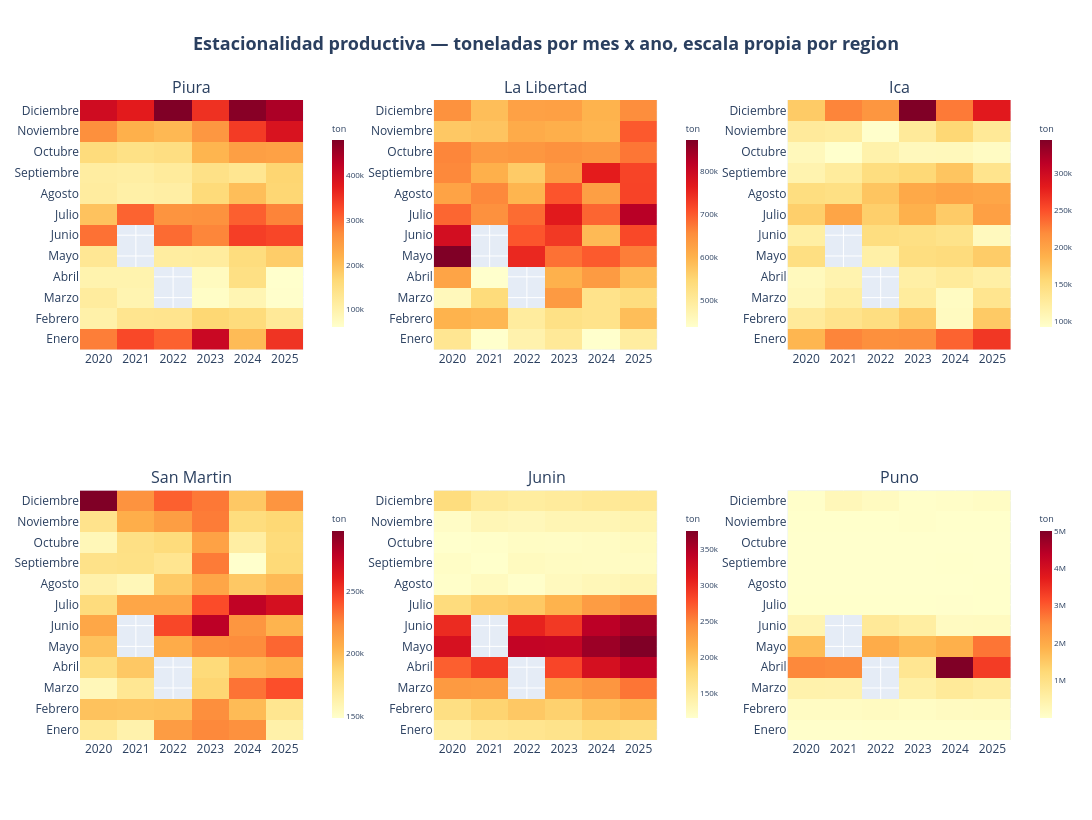

The notebook cell this image was saved under:
### Markdown cell above
## 3. Estacionalidad (mes × año), en toneladas

Heatmap por región, en toneladas (no %). Cada panel usa su **propia escala de color** (no una escala compartida): así Puno no aplasta el contraste de las demás regiones, y cada barra de color de la derecha muestra las toneladas reales de ese panel.

### Code cell
from plotly.subplots import make_subplots

ncols = 3
nrows = -(-len(REGION_ORDER) // ncols)

fig = make_subplots(
    rows=nrows, cols=ncols, subplot_titles=REGION_ORDER,
    horizontal_spacing=0.14, vertical_spacing=0.22,
)

coloraxes = {}
for i, region in enumerate(REGION_ORDER):
    sub = df[df["region"] == region]
    tabla = sub.pivot_table(
        index="mes", columns="anio", values="produccion_piso_ton",
        aggfunc=lambda x: x.sum(min_count=1), observed=True,
    ).reindex(MESES_ORDEN)

    row, col = i // ncols + 1, i % ncols + 1
    eje = "" if i == 0 else str(i + 1)
    xdom = fig.layout[f"xaxis{eje}"].domain
    ydom = fig.layout[f"yaxis{eje}"].domain
    nombre_coloraxis = "coloraxis" if i == 0 else f"coloraxis{i + 1}"

    fig.add_trace(
        go.Heatmap(z=tabla.values, x=tabla.columns, y=MESES_ORDEN, coloraxis=nombre_coloraxis),
        row=row, col=col,
    )
    coloraxes[nombre_coloraxis] = dict(
        colorscale="YlOrRd",
        colorbar=dict(
            x=xdom[1] + 0.02, y=sum(ydom) / 2, len=(ydom[1] - ydom[0]) * 0.9,
            thickness=12, title=dict(text="ton", font=dict(size=9)), tickfont=dict(size=8),
        ),
    )

fig.update_layout(
    title=titulo_centrado("Estacionalidad productiva — toneladas por mes x ano, escala propia por region"),
    width=1500, height=820, margin=dict(t=100),
    **coloraxes,
)
fig.update_xaxes(dtick=1)
guardar(fig, "eda_regional_heatmap_estacionalidad")
fig.show()

### Figure 1 — Plotly figure (JSON) as saved in the notebook; plotly's stock layout.template omitted (floating-point values rounded to 4 significant figures)
{"data": [{"coloraxis": "coloraxis", "type": "heatmap", "x": [2020, 2021, 2022, 2023, 2024, 2025], "xaxis": "x", "y": ["Enero", "Febrero", "Marzo", "Abril", "Mayo", "Junio", "Julio", "Agosto", "Septiembre", "Octubre", "Noviembre", "Diciembre"], "yaxis": "y", "z": [[281400.0, 328300.0, 305900.0, 409500.0, 204300.0, 348200.0], [101600.0, 133000.0, 134900.0, 166400.0, 156800.0, 122100.0], [114700.0, 91520.0, NaN, 66710.0, 88890.0, 61090.0], [94840.0, 95120.0, NaN, 75450.0, 146400.0, 59550.0], [126900.0, NaN, 111700.0, 114400.0, 154100.0, 180100.0], [293000.0, NaN, 297800.0, 275300.0, 337400.0, 329600.0], [194800.0, 304000.0, 259900.0, 262900.0, 307200.0, 277000.0], [113600.0, 104000.0, 107700.0, 159500.0, 200500.0, 167100.0], [111200.0, 108900.0, 117400.0, 142600.0, 130200.0, 169000.0], [156500.0, 144300.0, 150000.0, 213200.0, 243100.0, 240500.0], [264800.0, 220100.0, 208500.0, 254500.0, 341000.0, 388900.0], [402400.0, 373800.0, 479000.0, 350800.0, 471900.0, 441500.0]]}, {"coloraxis": "coloraxis2", "type": "heatmap", "x": [2020, 2021, 2022, 2023, 2024, 2025], "xaxis": "x2", "y": ["Enero", "Febrero", "Marzo", "Abril", "Mayo", "Junio", "Julio", "Agosto", "Septiembre", "Octubre", "Noviembre", "Diciembre"], "yaxis": "y2", "z": [[510600.0, 438000.0, 475900.0, 502500.0, 438500.0, 492500.0], [599800.0, 593400.0, 494500.0, 526300.0, 519500.0, 583700.0], [458700.0, 539900.0, NaN, 636300.0, 519100.0, 535700.0], [622000.0, 438100.0, NaN, 602500.0, 634100.0, 585400.0], [872600.0, NaN, 749100.0, 679500.0, 699300.0, 668400.0], [788800.0, NaN, 703600.0, 731500.0, 589700.0, 715500.0], [688800.0, 648900.0, 684200.0, 766500.0, 689600.0, 821700.0], [623500.0, 658700.0, 597300.0, 704800.0, 628700.0, 721100.0], [658800.0, 603400.0, 566100.0, 633700.0, 762600.0, 719900.0], [661000.0, 636400.0, 641000.0, 647600.0, 641700.0, 675400.0], [569900.0, 575700.0, 611000.0, 605100.0, 597500.0, 700200.0], [648100.0, 584500.0, 626400.0, 627000.0, 600300.0, 653400.0]]}, {"coloraxis": "coloraxis3", "type": "heatmap", "x": [2020, 2021, 2022, 2023, 2024, 2025], "xaxis": "x3", "y": ["Enero", "Febrero", "Marzo", "Abril", "Mayo", "Junio", "Julio", "Agosto", "Septiembre", "Octubre", "Noviembre", "Diciembre"], "yaxis": "y3", "z": [[183200.0, 222200.0, 215800.0, 216900.0, 238800.0, 263200.0], [127700.0, 138600.0, 146500.0, 165300.0, 100600.0, 167500.0], [106000.0, 122100.0, NaN, 125600.0, 99450.0, 136300.0], [103200.0, 113100.0, NaN, 120300.0, 127200.0, 120300.0], [146200.0, NaN, 118500.0, 147300.0, 150000.0, 165300.0], [120400.0, NaN, 147700.0, 144800.0, 139900.0, 102100.0], [163300.0, 197800.0, 163300.0, 187300.0, 166400.0, 202100.0], [147900.0, 144600.0, 171200.0, 194600.0, 199400.0, 196300.0], [112700.0, 125700.0, 147500.0, 154600.0, 171500.0, 138100.0], [104500.0, 92170.0, 115400.0, 103800.0, 104100.0, 98890.0], [127700.0, 125000.0, 93190.0, 128200.0, 156000.0, 130200.0], [166700.0, 222100.0, 210700.0, 343800.0, 227200.0, 282800.0]]}, {"coloraxis": "coloraxis4", "type": "heatmap", "x": [2020, 2021, 2022, 2023, 2024, 2025], "xaxis": "x4", "y": ["Enero", "Febrero", "Marzo", "Abril", "Mayo", "Junio", "Julio", "Agosto", "Septiembre", "Octubre", "Noviembre", "Diciembre"], "yaxis": "y4", "z": [[171100.0, 162200.0, 215800.0, 224900.0, 221900.0, 163400.0], [197300.0, 196200.0, 197200.0, 222500.0, 200500.0, 174200.0], [156300.0, 172800.0, NaN, 187300.0, 231500.0, 242500.0], [181700.0, 194100.0, NaN, 184100.0, 201400.0, 206200.0], [197200.0, NaN, 207900.0, 222300.0, 223800.0, 235200.0], [210400.0, NaN, 245200.0, 280200.0, 219000.0, 203800.0], [182800.0, 211100.0, 211000.0, 243400.0, 278300.0, 268500.0], [162700.0, 157100.0, 193100.0, 211000.0, 194200.0, 200900.0], [177600.0, 178600.0, 174400.0, 229200.0, 148400.0, 185300.0], [156800.0, 179300.0, 183600.0, 212800.0, 165700.0, 183700.0], [176300.0, 206700.0, 215100.0, 228800.0, 182600.0, 186300.0], [298900.0, 220600.0, 237100.0, 229900.0, 194200.0, 219400.0]]}, {"coloraxis": "coloraxis5", "type": "heatmap", "x": [2020, 2021, 2022, 2023, 2024, 2025], "xaxis": "x5", "y": ["Enero", "Febrero", "Marzo", "Abril", "Mayo", "Junio", "Julio", "Agosto", "Septiembre", "Octubre", "Noviembre", "Diciembre"], "yaxis": "y5", "z": [[146700.0, 159300.0, 162100.0, 165300.0, 176500.0, 171400.0], [171600.0, 185300.0, 195100.0, 187600.0, 203300.0, 210000.0], [235000.0, 233100.0, NaN, 229700.0, 238000.0, 258300.0], [269800.0, 289800.0, NaN, 284100.0, 323200.0, 341700.0], [322100.0, NaN, 338300.0, 337200.0, 360400.0, 375300.0], [300100.0, NaN, 305700.0, 291500.0, 343400.0, 357900.0], [176300.0, 190800.0, 195000.0, 213100.0, 232800.0, 243700.0], [118900.0, 126000.0, 118100.0, 127000.0, 131700.0, 135200.0], [121200.0, 117300.0, 126500.0, 124300.0, 123100.0, 123400.0], [116800.0, 118800.0, 122300.0, 122300.0, 123400.0, 126300.0], [121500.0, 132600.0, 130300.0, 134300.0, 134200.0, 137400.0], [175000.0, 154300.0, 149800.0, 152300.0, 156300.0, 157600.0]]}, {"coloraxis": "coloraxis6", "type": "heatmap", "x": [2020, 2021, 2022, 2023, 2024, 2025], "xaxis": "x6", "y": ["Enero", "Febrero", "Marzo", "Abril", "Mayo", "Junio", "Julio", "Agosto", "Septiembre", "Octubre", "Noviembre", "Diciembre"], "yaxis": "y6", "z": [[25470.0, 28500.0, 39910.0, 40890.0, 46300.0, 46820.0], [127300.0, 134800.0, 164700.0, 111500.0, 163300.0, 169500.0], [450100.0, 449300.0, NaN, 540300.0, 731800.0, 624000.0], [2540000.0, 2512000.0, NaN, 832100.0, 5000000.0, 3348000.0], [1707000.0, NaN, 1979000.0, 1736000.0, 1907000.0, 2735000.0], [370800.0, NaN, 745200.0, 597400.0, 160600.0, 177500.0], [11610.0, 13740.0, 19240.0, 18260.0, 21770.0, 18250.0], [9209.0, 9019.0, 9099.0, 9212.0, 9239.0, 16680.0], [2644.0, 2735.0, 2635.0, 2458.0, 11470.0, 6708.0], [5495.0, 5586.0, 6009.0, 5623.0, 4288.0, 7464.0], [14570.0, 13600.0, 17280.0, 38130.0, 9651.0, 12440.0], [45770.0, 273000.0, 176300.0, 38070.0, 75550.0, 121900.0]]}], "layout": {"annotations": [{"font": {"size": 16}, "showarrow": false, "text": "Piura", "x": 0.12, "xanchor": "center", "xref": "paper", "y": 1.0, "yanchor": "bottom", "yref": "paper"}, {"font": {"size": 16}, "showarrow": false, "text": "La Libertad", "x": 0.5, "xanchor": "center", "xref": "paper", "y": 1.0, "yanchor": "bottom", "yref": "paper"}, {"font": {"size": 16}, "showarrow": false, "text": "Ica", "x": 0.88, "xanchor": "center", "xref": "paper", "y": 1.0, "yanchor": "bottom", "yref": "paper"}, {"font": {"size": 16}, "showarrow": false, "text": "San Martin", "x": 0.12, "xanchor": "center", "xref": "paper", "y": 0.39, "yanchor": "bottom", "yref": "paper"}, {"font": {"size": 16}, "showarrow": false, "text": "Junin", "x": 0.5, "xanchor": "center", "xref": "paper", "y": 0.39, "yanchor": "bottom", "yref": "paper"}, {"font": {"size": 16}, "showarrow": false, "text": "Puno", "x": 0.88, "xanchor": "center", "xref": "paper", "y": 0.39, "yanchor": "bottom", "yref": "paper"}], "coloraxis": {"colorbar": {"len": 0.351, "thickness": 12, "tickfont": {"size": 8}, "title": {"font": {"size": 9}, "text": "ton"}, "x": 0.26, "y": 0.805}, "colorscale": [[0.0, "rgb(255,255,204)"], [0.125, "rgb(255,237,160)"], [0.25, "rgb(254,217,118)"], [0.375, "rgb(254,178,76)"], [0.5, "rgb(253,141,60)"], [0.625, "rgb(252,78,42)"], [0.75, "rgb(227,26,28)"], [0.875, "rgb(189,0,38)"], [1.0, "rgb(128,0,38)"]]}, "coloraxis2": {"colorbar": {"len": 0.351, "thickness": 12, "tickfont": {"size": 8}, "title": {"font": {"size": 9}, "text": "ton"}, "x": 0.64, "y": 0.805}, "colorscale": [[0.0, "rgb(255,255,204)"], [0.125, "rgb(255,237,160)"], [0.25, "rgb(254,217,118)"], [0.375, "rgb(254,178,76)"], [0.5, "rgb(253,141,60)"], [0.625, "rgb(252,78,42)"], [0.75, "rgb(227,26,28)"], [0.875, "rgb(189,0,38)"], [1.0, "rgb(128,0,38)"]]}, "coloraxis3": {"colorbar": {"len": 0.351, "thickness": 12, "tickfont": {"size": 8}, "title": {"font": {"size": 9}, "text": "ton"}, "x": 1.02, "y": 0.805}, "colorscale": [[0.0, "rgb(255,255,204)"], [0.125, "rgb(255,237,160)"], [0.25, "rgb(254,217,118)"], [0.375, "rgb(254,178,76)"], [0.5, "rgb(253,141,60)"], [0.625, "rgb(252,78,42)"], [0.75, "rgb(227,26,28)"], [0.875, "rgb(189,0,38)"], [1.0, "rgb(128,0,38)"]]}, "coloraxis4": {"colorbar": {"len": 0.351, "thickness": 12, "tickfont": {"size": 8}, "title": {"font": {"size": 9}, "text": "ton"}, "x": 0.26, "y": 0.195}, "colorscale": [[0.0, "rgb(255,255,204)"], [0.125, "rgb(255,237,160)"], [0.25, "rgb(254,217,118)"], [0.375, "rgb(254,178,76)"], [0.5, "rgb(253,141,60)"], [0.625, "rgb(252,78,42)"], [0.75, "rgb(227,26,28)"], [0.875, "rgb(189,0,38)"], [1.0, "rgb(128,0,38)"]]}, "coloraxis5": {"colorbar": {"len": 0.351, "thickness": 12, "tickfont": {"size": 8}, "title": {"font": {"size": 9}, "text": "ton"}, "x": 0.64, "y": 0.195}, "colorscale": [[0.0, "rgb(255,255,204)"], [0.125, "rgb(255,237,160)"], [0.25, "rgb(254,217,118)"], [0.375, "rgb(254,178,76)"], [0.5, "rgb(253,141,60)"], [0.625, "rgb(252,78,42)"], [0.75, "rgb(227,26,28)"], [0.875, "rgb(189,0,38)"], [1.0, "rgb(128,0,38)"]]}, "coloraxis6": {"colorbar": {"len": 0.351, "thickness": 12, "tickfont": {"size": 8}, "title": {"font": {"size": 9}, "text": "ton"}, "x": 1.02, "y": 0.195}, "colorscale": [[0.0, "rgb(255,255,204)"], [0.125, "rgb(255,237,160)"], [0.25, "rgb(254,217,118)"], [0.375, "rgb(254,178,76)"], [0.5, "rgb(253,141,60)"], [0.625, "rgb(252,78,42)"], [0.75, "rgb(227,26,28)"], [0.875, "rgb(189,0,38)"], [1.0, "rgb(128,0,38)"]]}, "height": 820, "margin": {"t": 100}, "title": {"font": {"size": 18}, "text": "<b>Estacionalidad productiva — toneladas por mes x ano, escala propia por region</b>", "x": 0.5, "xanchor": "center"}, "width": 1500, "xaxis": {"anchor": "y", "domain": [0.0, 0.24], "dtick": 1}, "xaxis2": {"anchor": "y2", "domain": [0.38, 0.62], "dtick": 1}, "xaxis3": {"anchor": "y3", "domain": [0.76, 1.0], "dtick": 1}, "xaxis4": {"anchor": "y4", "domain": [0.0, 0.24], "dtick": 1}, "xaxis5": {"anchor": "y5", "domain": [0.38, 0.62], "dtick": 1}, "xaxis6": {"anchor": "y6", "domain": [0.76, 1.0], "dtick": 1}, "yaxis": {"anchor": "x", "domain": [0.61, 1.0]}, "yaxis2": {"anchor": "x2", "domain": [0.61, 1.0]}, "yaxis3": {"anchor": "x3", "domain": [0.61, 1.0]}, "yaxis4": {"anchor": "x4", "domain": [0.0, 0.39]}, "yaxis5": {"anchor": "x5", "domain": [0.0, 0.39]}, "yaxis6": {"anchor": "x6", "domain": [0.0, 0.39]}}}
